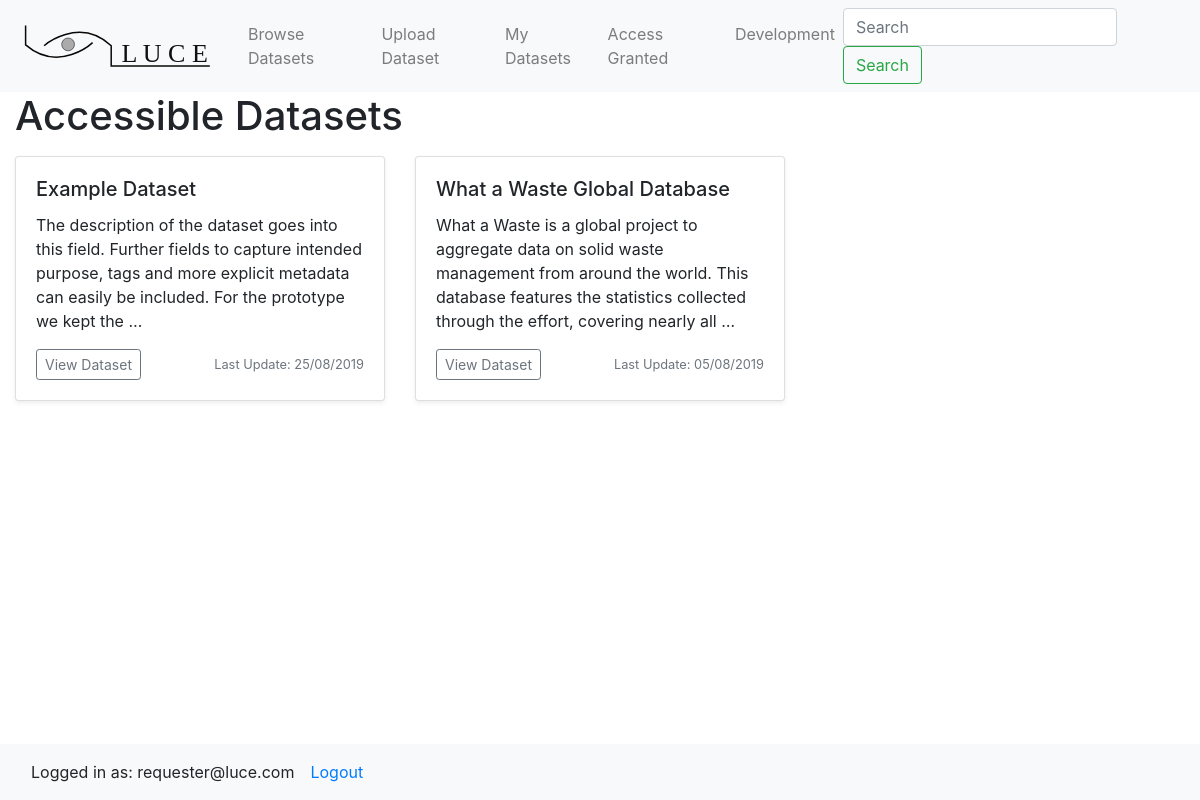
Screenshot of /my_access/ (signed in) with the database file from the repository.
### datastore/models.py (models this page shows, shortened)
class Dataset(models.Model):
    title           = models.CharField(max_length=120)
    description     = models.TextField(null=True, blank=True)
    license         = models.IntegerField() # encoded as integer
    file            = models.FileField(upload_to='files/', blank=True, null=True)
    owner           = models.CharField(max_length=120) # owner username/email
    owner_address   = models.CharField(max_length=180) # msg.sender
    contract_address= models.CharField(max_length=180) # address of smart contract
    published       = models.BooleanField(default = False)
    access_granted  = models.ManyToManyField(User, related_name='datasets_accessible')
    created_by      = models.ForeignKey(User, default=1, null=True, on_delete=models.SET_NULL, related_name='datasets_owned')
    timestamp       = models.DateTimeField(auto_now_add=True)
    updated         = models.DateTimeField(auto_now=True)
    objects         = DatasetManager()
    def get_absolute_url(self):
        return f"/data/{self.pk}"
    class Meta:
        ordering = ['-updated', '-timestamp']

### accounts/models.py (models this page shows, shortened)
class User(AbstractBaseUser):
    email = models.EmailField(
        verbose_name='email address',
        max_length=255,
        unique=True,
    )
    first_name 	= 	models.CharField(max_length=255, blank=True, null=True)
    last_name 	= 	models.CharField(max_length=255, blank=True, null=True)
    institution =	models.CharField(max_length=255, blank=True, null=True)
    ethereum_public_key 	=	models.CharField(max_length=255, blank=True, null=True)
    ethereum_private_key    =   models.CharField(max_length=255, blank=True, null=True)
    is_approved =  models.BooleanField(default=True) # True for now while developing..
    active = models.BooleanField(default=True)
    staff = models.BooleanField(default=False) # a admin user; non super-user
    admin = models.BooleanField(default=False) # a superuser
    USERNAME_FIELD = 'email'
    REQUIRED_FIELDS = ['first_name', 'last_name', 'institution']
    objects = UserManager()
    def __str__(self):
        return self.email
    @property
    def is_active(self):
        return self.active

### datastore/views.py (the view)
# urls.py: path('my_access/', my_access_view),
def my_access_view(request):
    head_title = "LUCE"
    qs = Dataset.objects.all()
    qs = qs.filter(access_granted=request.user)
    context = {"head_title": head_title,
                "dataset_list": qs}
    template = 'data/my_access.html'
    return render(request, template, context)

### datastore/managers.py (called while the page is built)
    def get_queryset(self):
        return DatasetQuerySet(self.model, using=self._db)

### datastore/templates/data/my_access.html
{% extends "data/browse.html" %}
	{% block header %}
	<h1> Accessible Datasets </h1>
	{% endblock %}

### datastore/templates/data/browse.html (shortened to what this page needs)
{% extends "base.html" %}
{% block content %}
	{% block header %}{% endblock %}
	<div class="row my-2">
		{% for dataset in dataset_list %}
			  <div class="col-sm-4 my-2">
			    <div class="card shadow-sm">
			      <div class="card-body">
			        <h5 class="card-title"> {{ dataset.title }} </h5>
			        <p class="card-text"> {{ dataset.description|truncatewords:30 }} </p>
			              <div class="d-flex justify-content-between align-items-center">
			                <div class="btn-group">
			                  <button type="button" class="btn btn-sm btn-outline-secondary" onclick="window.location.href='{{ dataset.get_absolute_url }} '">View Dataset</button>
			                </div>
			                <small class="text-muted"> Last Update: {{ dataset.updated|date:"d/m/Y" }}</small>
			              </div>
			      </div>
			    </div>
			  </div>
	{% endfor %}
	</div>
{% endblock content %}

### lucehome/templates/base.html (shortened to what this page needs)
<!doctype html>
<html lang="en">
  <head>
        <link rel="stylesheet" href="https://stackpath.bootstrapcdn.com/bootstrap/4.3.1/css/bootstrap.min.css">
  </head>
  <body>
        {% include 'navbar.html' %}
                <div class='container-fluid pb-5'>
                    {% block content %}{% endblock %}
                </div>
        <nav class="navbar fixed-bottom navbar-light bg-light">
            {% if user.is_authenticated %}
                <a class="col-auto pr-0 mr-0 navbar-text">Logged in as: {{ user }}</a>
                <a class="col nav-item nav-link" href="/logout">Logout</a>
            {% else %}
                <a class=" col-auto navbar-text" href="/login">Not logged in</a>
            {% endif %}
        </nav>
  </body>
</html>

### rows the page displays
Dataset: title "Example Dataset", description "The description of the dataset goes into this field. Further fields to capture intended purpose, tags and more explicit metadata can easily be included. For the prototype we kept the …", updated "25/08/2019"
Dataset: title "What a Waste Global Database", description "What a Waste is a global project to aggregate data on solid waste management from around the world. This database features the statistics collected through the effort, covering nearly all …", updated "05/08/2019"
User: email "requester@luce.com"
